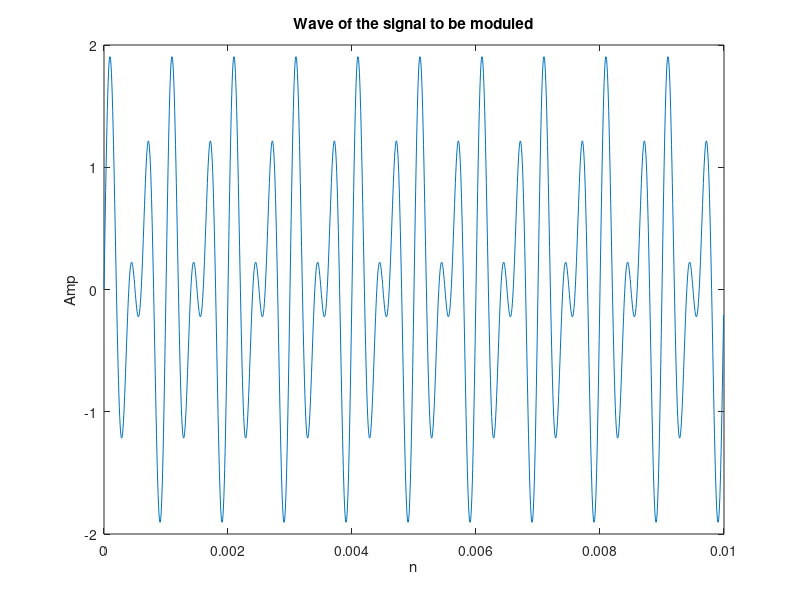
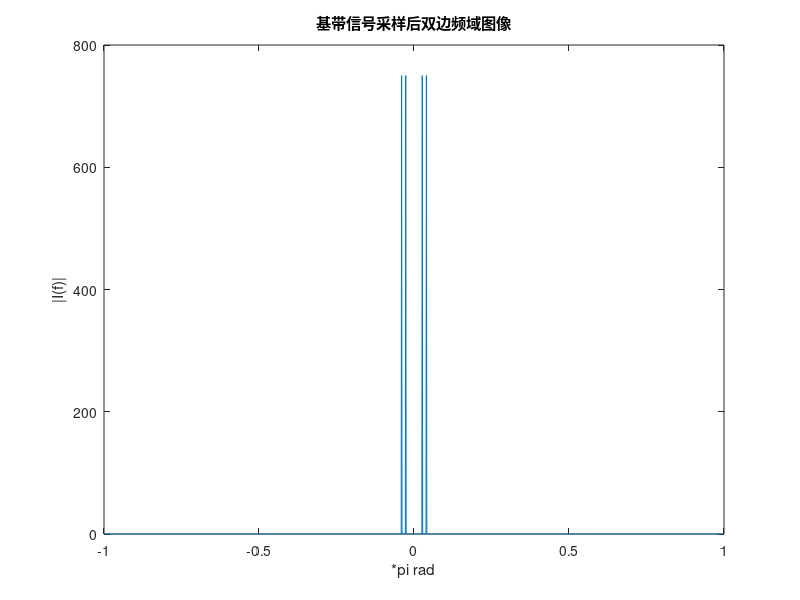
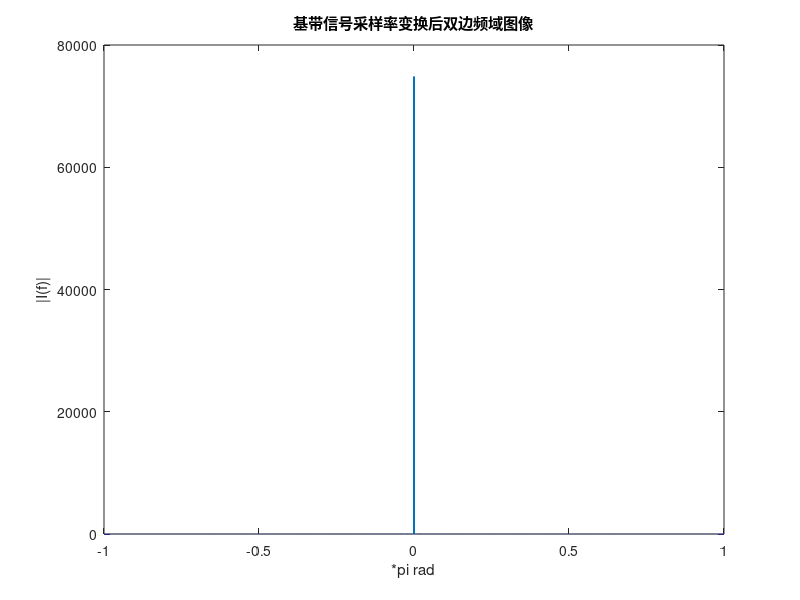

Write the MATLAB code that produced these figures, in order. (Note: this script raises an error after producing the figures.)
%%This is the code of SDR course design project
%We create a digital transmiter and receiver based on DSB Module
%%
%Init parameter setting
clear all
clc
fs1=150e3;%we set the sampling rate of the f to 150kHz
t1=0:1/fs1:0.01-1/fs1;
fc=211011*4;
fs2=15e6;%we set the sampling rate of the carrier signal to 15MHz
t2=0:1/fs2:0.01-1/fs2;
load filteralpha.mat;
load filterbeta.mat;
load filtergamma.mat;
load CICfilter.mat;
load filterdiana.mat;
%%
f=sin(2*pi*2*10e2*t1)+sin(2*pi*3*10e2*t1);%the signal to be moduled
%f=filter(Num,1,f);%add a reshape filter
figure(1)
plot(t1,f);
title('Wave of the signal to be moduled');
xlabel("n");
ylabel("Amp");
N=length(f);
If=abs(fftshift(fft(f,N)));%fft
%fi=(-N/2:N/2-1)/N;%digital freq=analog freq*T
fi=2*((0:N-1)*1/N-1/2) ;
figure(2)
plot(fi,If);
title('基带信号采样后双边频域图像')
xlabel('*pi rad');
ylabel('|I(f)|');
%%
%Interp
f=interp(f,fs2/fs1);
N=length(f);
If=abs(fftshift(fft(f,N)));%fft
%fi=(-N/2:N/2-1)/N;%digital freq=analog freq*T
fi=2*((0:N-1)*1/N-1/2) ;
figure(3)
plot(fi,If);
title('基带信号采样率变换后双边频域图像')
xlabel('*pi rad');
ylabel('|I(f)|');
[b,a]=sos2tf(SOS,G);
f=filter(b,a,f);
figure(4)
plot(t2,f);
title('Wave of the filtered interp signal');
xlabel("n");
ylabel("Amp");
N=length(f);
If=abs(fftshift(fft(f,N)));%fft
%fi=(-N/2:N/2-1)/N;%digital freq=analog freq*T
fi=2*((0:N-1)*1/N-1/2) ;
figure(5)
plot(fi,If);
title('基带信号采样率变换后经由DLPF滤波后双边频域图像')
xlabel('*pi rad');
ylabel('|I(f)|');
%%
%I side and Q side Modulation
I=f;%I sideroad
Q=0;% Q sideroad
%%
c=cos(2*pi*fc*t2);%Carrier Signal
figure(6)
plot(t2,c);
title('Wave of the carrier signal');
xlabel("n");
ylabel("Amp");
%%
%DSB Modulation
%to be continued
s=f.*c;
figure(7)
plot(t2/0.001,s,t2/0.001,f,"r-");
title('Wave of the moduled signal');
xlabel('n');
ylabel("Amp");
legend('Modulated Message Signal','Message Signal m(n)')
%%
%DA module
Tx=interp(s+Q,6);
%%
%drawing the spectum of the signal
N=length(Tx);
If=abs(fftshift(fft(Tx,N)));%fft
%fi=fs2*5*(-N/2:N/2-1)/N;%digital freq=analog freq*T
%fi=(0:N-1)*fs1/N-fs1/2 ;
fi=((0:N-1)*fs2*6/N-fs2*6/2);
figure(8)
plot(fi,If);
title('发送信号双边频域图像')
xlabel('Hz');
ylabel('|I(f)|');
%%
%Receiver part
ts3=0:1/(fs2*6):0.01-1/(fs2*6);
[b,a]=sos2tf(SOS1,G1);
Rx=filter(b, a, Tx);
N=length(Rx);
If=abs(fftshift(fft(Rx,N)));%fft
%fi=fs2*5*(-N/2:N/2-1)/N;%digital freq=analog freq*T
fi=(0:N-1)*fs2*6/N-fs2*6/2 ;
figure(9)
plot(fi,If);
title('发送信号经由选频滤波器后的双边频域图像')
xlabel('Hz');
ylabel('|I(f)|');
%mix freq
Signal_mix=Rx.*cos(2*pi*389044*ts3);
N=length(Signal_mix);
If=abs(fftshift(fft(Signal_mix,N)));%fft
%fi=fs2*5*(-N/2:N/2-1)/N;%digital freq=analog freq*T
fi=(0:N-1)*fs2*6/N-fs2*6/2 ;
figure(10)
plot(fi,If);
title('混频后信号双边频域图像')
xlabel('Hz');
ylabel('|I(f)|');
%filter
[b,a]=sos2tf(SOS2,G2);
Signal_filter=filter(b,a,Signal_mix);
N=length(Signal_filter);
If=abs(fftshift(fft(Signal_filter,N)));%fft
%fi=fs2*5*(-N/2:N/2-1)/N;%digital freq=analog freq*T
fi=(0:N-1)*fs2*6/N-fs2*6/2 ;
figure(11)
plot(fi,If);
title('中频滤波后信号双边频域图像')
xlabel('Hz');
ylabel('|I(f)|');
figure(12)
plot(ts3,Signal_filter);
title('滤波后信号时域图像')
xlabel('rad');
ylabel('|I(f)|');
% Signal_down=5*downsample(Signal_filter,5);
% N=length(Signal_down);
% If=abs(fftshift(fft(Signal_down,N)));%fft
% %fi=fs2*5*(-N/2:N/2-1)/N;%digital freq=analog freq*T
% fi=(0:N-1)*2/N-2/2 ;
% figure(13)
% plot(fi,If);
% title('AD后信号双边频域图像')
% xlabel('*pi rad');
% ylabel('|I(f)|');
%%
I=Signal_filter.*cos(2*pi*455000*ts3);
N=length(I);
If=abs(fftshift(fft(I,N)));%fft
%fi=fs2*5*(-N/2:N/2-1)/N;%digital freq=analog freq*T
fi=(0:N-1)*fs2*6/N-fs2*6/2 ;
figure(14)
plot(fi,If);
title('I路解调信号双边频域图像')
xlabel('Hz');
ylabel('|I(f)|');
%%
Q=Signal_filter.*-sin(2*pi*455000*ts3);
N=length(Q);
If=abs(fftshift(fft(Q,N)));%fft
%fi=fs2*5*(-N/2:N/2-1)/N;%digital freq=analog freq*T
fi=(0:N-1)*fs2*6/N-fs2*6/2 ;
figure(15)
plot(fi,If);
title('Q路解调信号双边频域图像')
xlabel('Hz');
ylabel('|I(f)|');
%%
% 高效的抽取结构D=6 HB(3)+FIR(2)
I=Hm(I')';
N=length(I);
If=abs(fftshift(fft(I,N)));%fft
%fi=fs2*5*(-N/2:N/2-1)/N;%digital freq=analog freq*T
fi=(0:N-1)*fs2*2/N-fs2*2/2 ;
figure(16)
plot(fi,If);
title('I路解调信号CIC后双边频域图像')
xlabel('Hz');
ylabel('|I(f)|');
%%
Q=Hm(Q')';
N=length(Q);
If=abs(fftshift(fft(Q,N)));%fft
%fi=fs2*5*(-N/2:N/2-1)/N;%digital freq=analog freq*T
fi=(0:N-1)*fs2*2/N-fs2*2/2 ;
figure(17)
plot(fi,If);
title('Q路解调信号CIC后双边频域图像')
xlabel('Hz');
ylabel('|I(f)|');
%%
b = firhalfband('minorder',.45,0.0063133);
I=filter(b,1,I);
I=downsample(I,2);
N=length(I);
If=abs(fftshift(fft(I,N)));%fft
%fi=fs2*5*(-N/2:N/2-1)/N;%digital freq=analog freq*T
fi=(0:N-1)*2/N-2/2 ;
figure(18)
plot(fi,If);
title('I路解调信号HB后双边频域图像')
xlabel('* pi rad');
ylabel('|I(f)|');
%%
b = firhalfband('minorder',.45,0.0063133);
Q=filter(b,1,Q);
Q=downsample(Q,2);
N=length(Q);
If=abs(fftshift(fft(Q,N)));%fft
%fi=fs2*5*(-N/2:N/2-1)/N;%digital freq=analog freq*T
fi=(0:N-1)*2/N-2/2 ;
figure(19)
plot(fi,If);
title('Q路解调信号HB后双边频域图像')
xlabel('* pi rad');
ylabel('|I(f)|');
%%
[b,a]=sos2tf(SOS3,G3);
I=filter(b,a,I);
N=length(I);
If=abs(fftshift(fft(I,N)));%fft
%fi=fs2*5*(-N/2:N/2-1)/N;%digital freq=analog freq*T
fi=(0:N-1)*2/N-2/2 ;
figure(20)
plot(fi,If);
title('I路解调信号FIR后双边频域图像')
xlabel('* pi rad');
ylabel('|I(f)|');
%%
Q=filter(b,a,Q);
N=length(Q);
If=abs(fftshift(fft(Q,N)));%fft
%fi=fs2*5*(-N/2:N/2-1)/N;%digital freq=analog freq*T
fi=(0:N-1)*2/N-2/2 ;
figure(21)
plot(fi,If);
title('Q路解调信号FIR后双边频域图像')
xlabel('* pi rad');
ylabel('|I(f)|');
%%
%平方开方所得的
result=sqrt(Q.^2+I.^2);
figure(22)
plot(t2,result);
title('平方开方后时域图像')
xlabel('t');
ylabel('Amp');
%%
%相位估计再补偿
Theta=atan(Q/I);
Z=-6*(I*cos(Theta)+Q*sin(Theta))+j*(Q*cos(Theta)-I*sin(Theta));
figure(23)
plot(t2,Z);
title('相位估计再补偿后时域图像')
xlabel('t');
ylabel('Amp');
